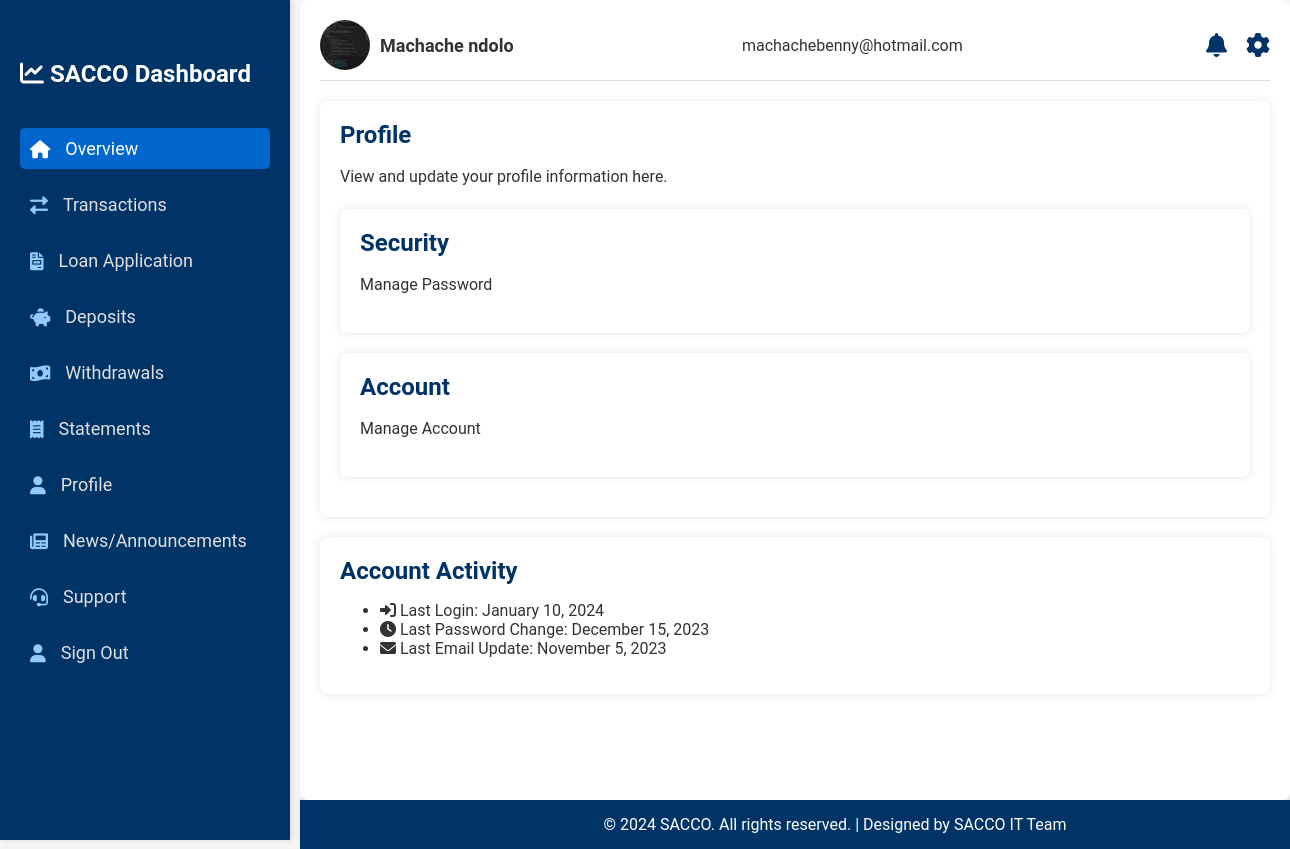
The page /profile (signed in) on the database its author committed.
### main_app/models.py (models this page shows, shortened)
class User_personalData(db.Model):
    id = db.Column(db.Integer, primary_key=True)
    user_id = db.Column(db.Integer, db.ForeignKey('user.user_id'), nullable=False)  # Foreign Key
    user = db.relationship('User', back_populates='personal_data', lazy=True)
    surname = db.Column(db.String(30), nullable=False)
    other_names = db.Column(db.String(120), nullable=False)
    dob = db.Column(db.String(20), nullable=False)
    id_number = db.Column(db.Integer, unique=True, nullable=False)
    telephone_no = db.Column(db.String(20), unique=True, nullable=False)
    address = db.Column(db.String(50), nullable=False)
    postal_code= db.Column(db.Integer, nullable=False)
    gender= db.Column(db.String(5), nullable=False)
    user_profile = db.Column(db.String(20), nullable=False, default="user.jpeg")
    id_profile = db.Column(db.String(20), nullable=False, default="user.jpeg")

class User(db.Model, UserMixin):
    user_id = db.Column(db.Integer, primary_key=True)
    personal_data = db.relationship('User_personalData', back_populates='user', uselist=False)
    username = db.Column(db.String(30), unique=True, nullable=False)
    email = db.Column(db.String(120), unique=True, nullable=False)
    password = db.Column(db.String, nullable=False)

### main_app/routes.py (the view)
@app.route("/profile")
@login_required
def profile():
    return render_template("user/profile.html")

### main_app/models.py (called while the page is built)
@login_manager.user_loader
def load_user(user_id):
    user = User.query.get(int(user_id))
    if user is None:
        return Admin.query.get(int(user_id))
    return user

### main_app/templates/user/profile.html (shortened to what this page needs)
{% extends "user/layout.html" %}
{% block content %}
<div class="profile">
    <h1>Profile</h1>
    <p>View and update your profile information here.</p>
    <a href="{{ url_for('update_password') }}" class="profile-link">
        <div class="profile">
            <h1>Security</h1>
            <p>Manage Password</p>
        </div>
    </a>
    <a href="{{ url_for('update_account') }}" class="profile-link">
        <div class="profile">
            <h1>Account</h1>
            <p>Manage Account</p>
        </div>
    </a>
</div>
<div class="profile">
    <h1>Account Activity</h1>
    <ul>
        <li><i class="fas fa-sign-in-alt"></i> Last Login: January 10, 2024</li>
        <li><i class="fas fa-clock"></i> Last Password Change: December 15, 2023</li>
        <li><i class="fas fa-envelope"></i> Last Email Update: November 5, 2023</li>
    </ul>
</div>
</div>
{% endblock content %}

### main_app/templates/user/layout.html (shortened to what this page needs)
<!DOCTYPE html>
<html lang="en">
<head>
    {% block head %}
    <link rel="stylesheet" href="{{ url_for('static', filename='/css/styles.css') }}">
    <link rel="stylesheet" href="https://cdnjs.cloudflare.com/ajax/libs/font-awesome/6.0.0-beta3/css/all.min.css">
    {% endblock %}
</head>
<body>
    <div class="dashboard">
        <div class="sidebar">
            <h2><i class="fas fa-chart-line"></i> SACCO Dashboard</h2>
                <ul>
                    <li><a href="{{ url_for('home') }}" class="active"><i class="fas fa-home"></i> Overview</a></li>
                    <li><a href="{{ url_for('transaction') }}"><i class="fas fa-exchange-alt"></i> Transactions</a></li>
                    <li><a href="{{ url_for('application') }}"><i class="fas fa-file-invoice"></i> Loan Application</a></li>
                    <li><a href="{{ url_for('deposit') }}"><i class="fas fa-piggy-bank"></i> Deposits</a></li>
                    <li><a href="{{ url_for('withdrawals') }}"><i class="fas fa-money-bill-wave"></i> Withdrawals</a></li>
                    <li><a href="{{ url_for('statements') }}"><i class="fas fa-receipt"></i> Statements</a></li>
                    <li><a href="{{ url_for('profile') }}"><i class="fas fa-user"></i> Profile</a></li>
                    <li><a href="{{ url_for('news') }}"><i class="fas fa-newspaper"></i> News/Announcements</a></li>
                    <li><a href="{{ url_for('support') }}"><i class="fas fa-headset"></i> Support</a></li>
                    <li><a href="{{ url_for('logout') }}"><i class="fas fa-user"></i> Sign Out</a></li>
                </ul>
        </div>
        <div class="main-content">
            <header>
                <div class="user-info">
                    {% if current_user.personal_data %}
                    <img src="{{ url_for('static', filename='assets/' + current_user.personal_data.user_profile) }}"
                        alt="User" class="user-icon">
                    {% else %}
                    <img src="{{ url_for('static', filename='assets/user.jpeg') }}" alt="User" class="user-icon">
                    {% endif %}
                    {% if current_user.personal_data %}
                    <span class="user-name">{{ current_user.personal_data.other_names ~ ' ' ~ current_user.personal_data.surname }}</span>
                    {% else %}
                    <span class="user-name">{{ current_user.username }}</span>
                    {% endif %}
                </div>
                <div class="user-email">{{ current_user.email }}</div>
                <div class="header-icons">
                    <i class="notification-icon fas fa-bell" onclick="showNotificationPopup()"></i>
                    <i class="settings-icon fas fa-cog"></i>
                </div>
            </header>
            {% block content %}{% endblock %}
        </div>
    <footer>
        <p>© 2024 SACCO. All rights reserved. | Designed by SACCO IT Team</p>
    </footer>
</body>
</html>

### main_app/static/css/styles.css (style rules this page uses)
body { font-family: 'Roboto', sans-serif; margin: 0; padding: 0; color: #333; background-color: #f5f5f5; }
a { text-decoration: none; color: inherit; }
h1, h2, h3, h4, h5, h6 { margin: 0; padding: 0; }
.dashboard { display: flex; min-height: 100vh; }
.sidebar { width: 250px; background-color: #003366; color: #fff; height: 100vh; padding: 20px; box-shadow: 2px 0 5px rgba(0, 0, 0, 0.1); position: fixed; top: 0; left: 0; transition: width 0.3s ease; }
.sidebar h2 { margin-top: 40px; font-size: 24px; margin-bottom: 40px; }
.sidebar ul { list-style: none; padding: 0; }
.sidebar ul li { margin: 15px 0; }
.sidebar ul li a { color: #e0e0e0; font-size: 18px; display: flex; align-items: center; padding: 10px; border-radius: 5px; transition: background-color 0.3s ease, color 0.3s ease; }
.sidebar ul li a i { margin-right: 15px; color: #90caff; }
.sidebar ul li a.active { background-color: #0066cc; color: #fff; }
.sidebar ul li a.active i { color: #fff; }
.main-content { flex-grow: 1; margin-left: 300px; padding: 20px; background-color: #fff; border-radius: 8px; }
header { display: flex; justify-content: space-between; align-items: center; margin-bottom: 20px; border-bottom: 1px solid #ddd; padding-bottom: 10px; }
.user-info { display: flex; align-items: center; }
.user-info .user-icon { width: 50px; height: 50px; border-radius: 50%; margin-right: 10px; }
.user-info .user-name { font-size: 18px; font-weight: bold; }
.header-icons i { font-size: 24px; margin-left: 15px; cursor: pointer; color: #003366; transition: color 0.3s ease, transform 0.3s ease; }
.transactions, .loan-application, .deposits, .savings, .statements, .notifications, .profile, .news, .support { background-color: #fff; padding: 20px; border-radius: 8px; box-shadow: 0 0 10px rgba(0, 0, 0, 0.1); margin-bottom: 20px; }
.transactions h1, .loan-application h1, .deposits h1, .savings h1, .statements h1, .notifications h1, .profile h1, .news h1, .support h1 { font-size: 24px; color: #003366; margin-bottom: 15px; }
.transactions p, .loan-application p, .deposits p, .savings p, .statements p, .notifications p, .profile p, .news p, .support p { font-size: 16px; line-height: 1.5; }
footer { background-color: #003366; color: #fff; text-align: center; padding: 15px; margin-left: 300px; width: calc(100% - 250px); bottom: 0; left: 250px; box-shadow: 0 -2px 5px rgba(0, 0, 0, 0.1); transition: left 0.3s ease, width 0.3s ease; }
footer p { margin: 0; }
.profile { margin-top: 20px; }
.profile h1 { font-size: 1.5em; margin-bottom: 10px; }

### rows shown on the page
User_personalData: user_profile (picture), personal_data "Machache ndolo"
User: email "machachebenny@hotmail.com"
